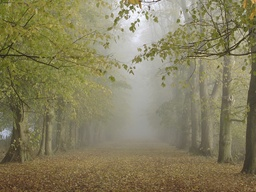
#> input picture Figs/results/forest.jpg, 256 x 192 px, shrunk from 1024 x 768 before the run
$ python feature_origin_size_single.py   (older library calls are emulated)
#> lines starting #> are read from the running program, lines starting #| are printed output that depends on the picture
### Figs/dark_channel.py
# -*- coding: utf-8 -*-

import cv2
import math
import numpy as np
import matplotlib
import matplotlib.pyplot as plt
import sys

# ========================================== Dark Channel Calculation (Un-used here)
# [9 lines left out: function DarkChannel, not called in this run]


# ========================================== Dark Channel Calculation (Normalized)
def DarkChannel_Norm(image, size):
    b, g, r = cv2.split(image)
    dc = cv2.min(cv2.min(r,g), b)
    kernel = cv2.getStructuringElement(cv2.MORPH_RECT, (size,size))
    # Erode: only for normalized pics
    darkch = cv2.erode(dc, kernel)
    return darkch


# ========================================== Atmosphere Light Calculation
def AtmLight(image, darkch):
    [h, w] = image.shape[:2]
    imsize = h * w
    # Number of top 0.1% pixels
    numpx = int(max(math.floor(imsize/1000),1))
    # Resize the dark channel
    darkchvec = darkch.reshape(imsize, 1)
    # Resize the original pic
    imvec = image.reshape(imsize, 3)
    # Sort dark channel
    indices = np.argsort(darkchvec, 0)
    # Get top 0.1% pixels with highest grayscale value
    indices = indices[imsize-numpx::]

    b, g, r = cv2.split(image)
    # Corresponded grayscale value
    gray_im = r*0.299 + g*0.587 + b*0.114
    gray_im = gray_im.reshape(imsize, 1)
    # Find the point with top 0.1% grayscale value in the original color image
    loc = np.where(gray_im == max(gray_im[indices]))
    x = loc[0][0]
    A = np.array(imvec[x])
    A = A.reshape(1, 3)
    return A


# ========================================== Transmission Map Calculation
def TransmissionEstimate(image, A, size, omega):
    # omega = 1 for haze map, = 0.9 for recoverd map
    im3 = np.empty(image.shape, image.dtype)

    for ind in range(0,3):
        # normalization with A
        im3[:, :, ind] = image[:, :, ind] / A[0, ind]

    transmission = 1 - omega * DarkChannel_Norm(im3, size)
    return transmission


# ========================================== Guided Filter Calculation
def Guidedfilter(image, p, r, eps):
    # Filter the guide image and divided into several windows
    mean_I = cv2.boxFilter(image, cv2.CV_64F, (r,r))

    # Filter the input image
    mean_p = cv2.boxFilter(p, cv2.CV_64F, (r,r))
    mean_Ip = cv2.boxFilter(image * p, cv2.CV_64F, (r,r))
    cov_Ip = mean_Ip - mean_I * mean_p

    mean_II = cv2.boxFilter(image * image, cv2.CV_64F, (r,r))
    var_I   = mean_II - mean_I * mean_I

    a = cov_Ip / (var_I + eps)
    b = mean_p - a * mean_I

    # Calculate the Mean matrix
    mean_a = cv2.boxFilter(a, cv2.CV_64F, (r,r))
    mean_b = cv2.boxFilter(b, cv2.CV_64F, (r,r))

    # Linear transformation
    q = mean_a * image + mean_b
    return q


# ========================================== Transmisstion Refine using Guided Filter
def TransmissionRefine(image, et):
    gray = cv2.cvtColor(image, cv2.COLOR_BGR2GRAY)
    gray = np.float64(gray) / 255
    r = 50
    eps = 0.0001
    t = Guidedfilter(gray, et, r, eps)
    return t


# ========================================== Recover the Haze-free map
# [7 lines left out: function Recover, not called in this run]


# ========================================== Main
# [51 lines that do not run on import are left out]

### Figs/max_local_contrast.py
# -*- coding: utf-8 -*-

import cv2
import math
import numpy as np

scale_local_contrast = 10

# ========================================== Variance Calculation
def Local_Variance(image, local_size=5):
    height, width, channel = image.shape
    var_image = np.zeros((height, width))
    pad_size = int(local_size/2)
    padimage_r = np.pad(image[:,:,0], ((pad_size,pad_size), (pad_size,pad_size)), 'constant', constant_values=(np.inf, np.inf))
    padimage_g = np.pad(image[:,:,1], ((pad_size,pad_size), (pad_size,pad_size)), 'constant', constant_values=(np.inf, np.inf))
    padimage_b = np.pad(image[:,:,2], ((pad_size,pad_size), (pad_size,pad_size)), 'constant', constant_values=(np.inf, np.inf))
    padimage = np.zeros((height + pad_size*2, width + pad_size*2, 3))
    padimage[:,:,0] = padimage_r
    padimage[:,:,1] = padimage_g
    padimage[:,:,2] = padimage_b
    for i in range(height):
        for j in range(width):
            patch = padimage[i:(i+local_size), j:(j+local_size), :]
            center = np.ones((local_size, local_size, channel)) * image[i,j,:]
            var = (patch - center) ** 2
            var = var[var <= 1]
            var_image[i,j] =  np.sqrt( np.sum(var) / var.shape )
    return var_image


# ========================================== Max Local Contrast Calculation
def Max_Local_Contrast(image):
    height, width, channel = image.shape
    var_image = Local_Variance(image)
    contrast_image = np.zeros((height, width))
    # scale_local_contrast = 10, a hyperparam
    pad_size = int(scale_local_contrast/2)
    # padding default value = 0
    padimage = np.pad(var_image, ((pad_size,pad_size), (pad_size,pad_size)), 'constant')
    for i in range(height):
        for j in range(width):
            patch = padimage[i:(i+scale_local_contrast), j:(j+scale_local_contrast)]
            contrast_image[i,j] = np.max(patch)
    return contrast_image


# ========================================== Main
# [22 lines that do not run on import are left out]

### Figs/max_local_saturation.py
# -*- coding: utf-8 -*-

import cv2
import math
import numpy as np

scale_local_sat = 10

# ========================================== Exception when Dividing Zero
def exc_div_zero(sat_min, sat_max):
    if(sat_max != 0):
        return (sat_min*1.0) / sat_max
    else:
        return 1


# ========================================== Max Local Saturation Calculation
def Max_Local_Sat(image):
    height, width, __ = image.shape
    sat_image = np.zeros((height, width))
    # 1*1 saturation calculate
    for i in range(height):
        for j in range(width):
            sat_image[i,j] = 1 - exc_div_zero(np.min(image[i,j,:]), np.max(image[i,j,:]))
    # scale_local_sat = 10, a hyperparam
    pad_size = int(scale_local_sat/2)
    # padding default value = 0
    padimage = np.pad(sat_image, ((pad_size,pad_size), (pad_size,pad_size)), 'constant')

    sat_image = np.zeros((height, width))
    for i in range(height):
        for j in range(width):
            patch = padimage[i:(i+scale_local_sat), j:(j+scale_local_sat)]
            sat_image[i,j] = np.max(patch)
    return sat_image


# ========================================== Main
# [22 lines that do not run on import are left out]

### Figs/min_local_clr_attenuation.py
# -*- coding: utf-8 -*-

import cv2
import math
import numpy as np

scale_local_clr_atten = 15

# ========================================== Min Local Color Attenuation Calculation
def Min_Local_Clr_Atten(image):
    height, width, __ = image.shape

    # WARNING: normalize AFTER TRANS!!!
    # Current: After
    hsv_img = cv2.cvtColor(image.astype(np.uint8), cv2.COLOR_BGR2HSV)
    img_s = hsv_img[:,:,1] / 255.0
    img_v = hsv_img[:,:,2] / 255.0

    sigma = 0.041337
    sigmaMat = np.random.normal(0, sigma, (height, width))
    depth_image = 0.121779 + 0.959710 * img_v - 0.780245 * img_s + sigmaMat

    # scale_local_clr_atten = 10, a hyperparam
    pad_size = int(scale_local_clr_atten/2)
    # padding default value = 1
    padimage = np.pad(depth_image, ((pad_size,pad_size), (pad_size,pad_size)), 'constant', constant_values = (1, 1))

    clr_atten_image = np.zeros((height, width))
    for i in range(height):
        for j in range(width):
            patch = padimage[i:(i+scale_local_clr_atten), j:(j+scale_local_clr_atten)]
            clr_atten_image[i,j] = np.min(patch)
    return clr_atten_image


# ========================================== Main
# [23 lines that do not run on import are left out]

### Figs/hue_disparity.py
# -*- coding: utf-8 -*-

import cv2
import math
import numpy as np


# ========================================== Hue Disparity Calculation
def Hue_Disp(image):
    height, width, channel = image.shape
    # semi-inverse calculation
    sinv_image = image.copy()
    for i in range(height):
        for j in range(width):
            for k in range(channel):
                if(sinv_image[i,j,k] < 0.5):
                    sinv_image[i,j,k] = 1 - sinv_image[i,j,k]

    # convert into HLS color space
    hls_image = np.uint8(image * 255.0)
    hls_sinv_image = np.uint8(sinv_image * 255.0)
    hls_image = cv2.cvtColor(hls_image, cv2.COLOR_BGR2HLS)
    hls_sinv_image = cv2.cvtColor(hls_sinv_image, cv2.COLOR_BGR2HLS)

    # hue calculation
    hue = hls_image[:,:,0]
    sinv_hue = hls_sinv_image[:,:,0]
    hue = hue / 180.0
    sinv_hue = sinv_hue / 180.0
    hue_image = np.abs(hue - sinv_hue)
    return hue_image


# ========================================== Main
# [21 lines that do not run on import are left out]

### Figs/chroma.py
# -*- coding: utf-8 -*-

import cv2
import math
import numpy as np


# ========================================== Chroma Calculation
def Chroma(image):
    # convert into LAB color space
    lab_image = np.uint8(image * 255.0)
    lab_image = cv2.cvtColor(lab_image, cv2.COLOR_BGR2LAB)
    a_image = lab_image[:,:,1]
    b_image = lab_image[:,:,2]
    a_image = a_image / 255.0
    b_image = b_image / 255.0
    # chroma calcultion
    ch_image = np.sqrt(a_image**2 + b_image**2)
    return ch_image


# ========================================== Main
# [21 lines that do not run on import are left out]

### Figs/feature_origin_size_single.py
# -*- coding: utf-8 -*-

import cv2
import os, sys
import time
from scipy import misc

import chroma
import dark_channel
import hue_disparity
import max_local_contrast
import max_local_saturation
import min_local_clr_attenuation

scale_local_contrast = 10
scale_local_sat = 10
scale_local_clr_atten = 15

target_img_name = 'forest'

img_src_read = cv2.imread('results/' + target_img_name + '.jpg')
#> img_src_read is the input picture: shape (192, 256, 3); mean B, G, R 94.6, 127.1, 133.5

# RESIZE raw imgs
# img_src_read = misc.imresize(img_src_read, [RESIZE_SHAPE[0],RESIZE_SHAPE[1]], interp='bilinear')

#
# ========================================== Feature 1: Refined Dark Channel
# Image normalization
I = img_src_read.astype('float64') / 255
# Patch_Size = 15*15
# Normalized dark channel
darkch_norm = dark_channel.DarkChannel_Norm(I, 15)
#> in DarkChannel_Norm, `darkch = cv2.erode(dc, kernel)`:
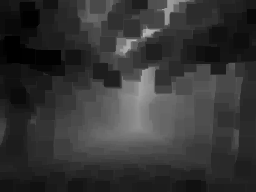
#> darkch: shape (192, 256) float64; min 0, max 0.729, mean 0.208
# Get the atmosphere light
A = dark_channel.AtmLight(I, darkch_norm)
#> in AtmLight, `indices = indices[imsize-numpx::]`: indices = 49 values, max 12416 at index 7, min 7570 at index 19, mean 9279.5
#> in AtmLight, `loc = np.where(gray_im == max(gray_im[indices]))`: loc = ([5502, 9097, 10375], [0, 0, 0])
#> in AtmLight, `x = loc[0][0]`: x = 5502
#> in AtmLight, `A = np.array(imvec[x])`: A = [0.949, 0.91, 0.91]
#> in AtmLight, `A = A.reshape(1, 3)`: A = [[0.949, 0.91, 0.91]]
#> A = [[0.949, 0.91, 0.91]]
# Estimated transmisstion map
te = dark_channel.TransmissionEstimate(I, A, 15, 1)
# Refined transmisstion map
t = dark_channel.TransmissionRefine(img_src_read, te)
# Refined dark channel
darkch_refined = 1 - t

#
# ========================================== Feature 2: Max Local Contrast
contrast = max_local_contrast.Max_Local_Contrast(I)
#> in Local_Variance, `padimage[:,:,0] = padimage_r`: padimage: shape (196, 260, 3) float64; 1.18% of the values are NaN or infinite; the others: min 0, max 1, mean 0.121
#> in Local_Variance, `padimage[:,:,1] = padimage_g`: padimage: shape (196, 260, 3) float64; 2.37% of the values are NaN or infinite; the others: min 0, max 1, mean 0.286
#> in Local_Variance, `padimage[:,:,2] = padimage_b`: padimage: shape (196, 260, 3) float64; 3.55% of the values are NaN or infinite; the others: min 0, max 1, mean 0.464
#> after the loop in Local_Variance, `for i in range(height):`:
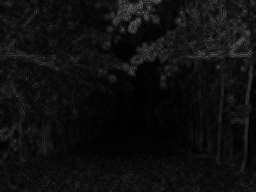
#> var_image: shape (192, 256) float64; min 0.00248, max 0.459, mean 0.0586
#> after the loop in Max_Local_Contrast, `for i in range(height):`:
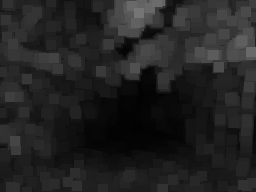
#> contrast_image: shape (192, 256) float64; min 0.00621, max 0.459, mean 0.137

#
# ========================================== Feature 3: Max Local Saturation
saturation = max_local_saturation.Max_Local_Sat(I)
#> after the loop in Max_Local_Sat, `for i in range(height):`:
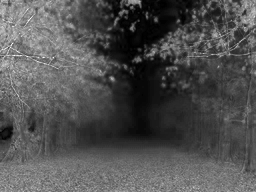
#> sat_image: shape (192, 256) float64; min 0, max 1, mean 0.317
#> in Max_Local_Sat, `pad_size = int(scale_local_sat/2)`: pad_size = 5
#> after the loop in Max_Local_Sat, `for i in range(height):`:
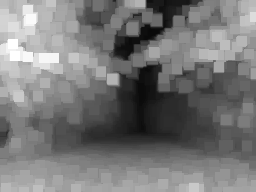
#> sat_image: shape (192, 256) float64; min 0.0355, max 1, mean 0.471

#
# ========================================== Feature 4: Min Local Color Attenuation
# WARNING: normalize AFTER TRANS!!! (the only one)
# Current: After, need to preprocess in the main.py
I2 = img_src_read.astype('float64')
# Patch_Size = 15*15
# Get local-color-attenuation
clr_atten = min_local_clr_attenuation.Min_Local_Clr_Atten(I2)
#> in Min_Local_Clr_Atten, `hsv_img = cv2.cvtColor(image.astype(np.uint8), cv2.COLOR_BGR2HSV)`: hsv_img: shape (192, 256, 3); mean H, S, V 27.1, 80.9, 133.7
#> in Min_Local_Clr_Atten, `padimage = np.pad(depth_image, ((pad_size,pad_size), (pad_size,pad_siz..`:
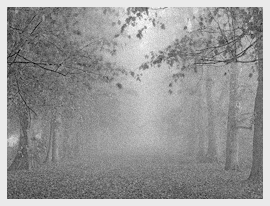
#> padimage: shape (206, 270) float64; min -0.553, max 1.14, mean 0.45; drawn with min black and max white
#> after the loop in Min_Local_Clr_Atten, `for i in range(height):`:
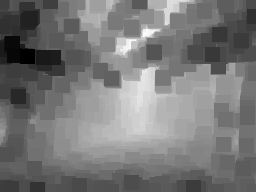
#> clr_atten_image: shape (192, 256) float64; min -0.553, max 0.771, mean 0.0671; drawn with min black and max white

#
# ========================================== Feature 5: Hue Disparity
hue = hue_disparity.Hue_Disp(I)

#
# ========================================== Feature 6: Chroma
ch = chroma.Chroma(I)


# Need to rescale to [0,255]
cv2.imwrite('results/' + target_img_name + '_darkch.jpg', darkch_refined * 255)
cv2.imwrite('results/' + target_img_name + '_contrast.jpg', contrast * 255)
cv2.imwrite('results/' + target_img_name + '_saturat.jpg', saturation * 255)
cv2.imwrite('results/' + target_img_name + '_clratten.jpg', clr_atten * 255)
cv2.imwrite('results/' + target_img_name + '_hue.jpg', hue * 255)
cv2.imwrite('results/' + target_img_name + '_ch.jpg', ch * 255)

$ run again, with Figs/results/gugong_clratten.jpg copied over Figs/results/forest.jpg
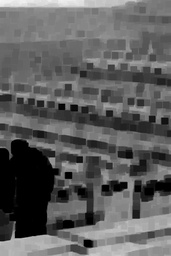
#> input picture Figs/results/gugong_clratten.jpg, 171 x 256 px, shrunk from 400 x 600 before the run
#> img_src_read is the input picture: shape (256, 171, 3); min 0, max 245, mean 94.3
#> indices = 43 values, max 43723 at index 19, min 43372 at index 23, mean 43576.7
#> loc = 15 positions, rows 89 to 43723, columns 0 to 0
#> x = 89
#> in AtmLight, `A = np.array(imvec[x])`: A = [0.78, 0.78, 0.78]
#> in AtmLight, `A = A.reshape(1, 3)`: A = [[0.78, 0.78, 0.78]]
#> after the loop in Max_Local_Contrast, `for i in range(height):`:
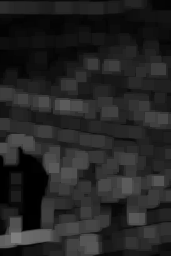
#> contrast_image: shape (256, 171) float64; min 0, max 0.494, mean 0.146
#> pad_size = 5
#> hsv_img: shape (256, 171, 3); mean H, S, V 0, 0, 94.3
#> hls_image: shape (256, 171, 3); mean of channels 0, 1, 2 0, 94.3, 0
#> hue: shape (256, 171); every value is 0
#> lab_image: shape (256, 171, 3); mean of channels 0, 1, 2 100.4, 128, 128
#> ch_image: shape (256, 171) float64; every value is 0.71
#> `cv2.imwrite('results/' + target_img_name + '_clratten.jpg', clr_atten ..`:
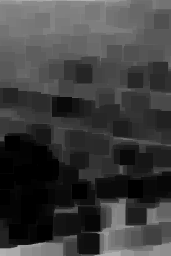
#> saved as forest_clratten.jpg: shape (256, 171); min 0, max 179, mean 61.1
